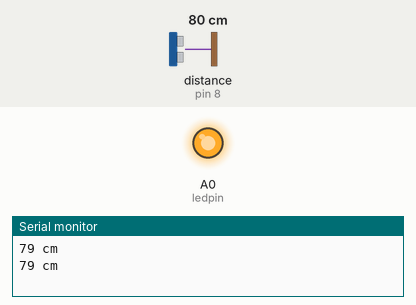
Simulated run of this sketch. Board: Arduino Uno, built with avr-gcc and run on an emulated ATmega328P. On the bench: output pins drawn as LEDs (lit = HIGH), the last lines printed to the serial monitor. Wiring (inferred from the names in the program): ultrasonic range finder: trigger pin 7; echo pin 8. The inputs (shaded band) are chosen by the test bench; at power-on: distance to the obstacle (sensor on pin 8) 80 cm. The echo pulse lasts 58.3 µs per cm; pins used as bus, display or sensor lines are not drawn.

Above: at 3.3 s.
3.4 s: distance to the obstacle (sensor on pin 8) set to 250 cm
At 4.4 s:
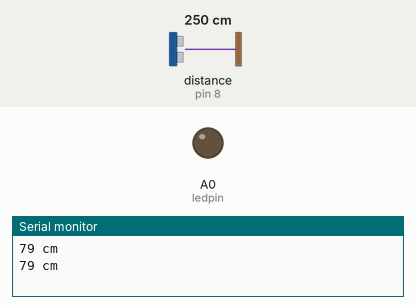
7.0 s: distance to the obstacle (sensor on pin 8) set to 203 cm
10.3 s: distance to the obstacle (sensor on pin 8) set to 194 cm
At 12.1 s:
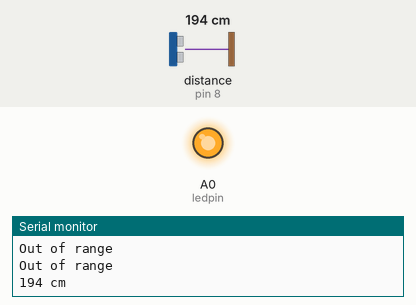
17.1 s: distance to the obstacle (sensor on pin 8) set to 299 cm
At 17.5 s:
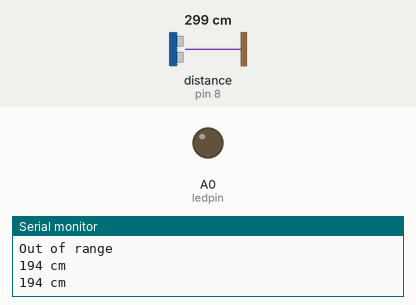
20.4 s: distance to the obstacle (sensor on pin 8) set to 120 cm
At 21.8 s:
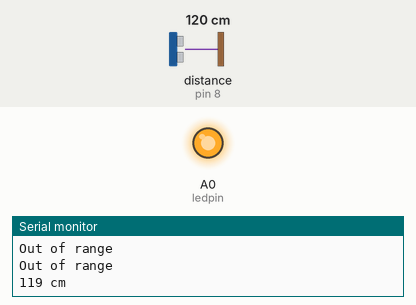
Timing chart, 0 to 28.2 s (numbered marks = the images above; inputs shaded):
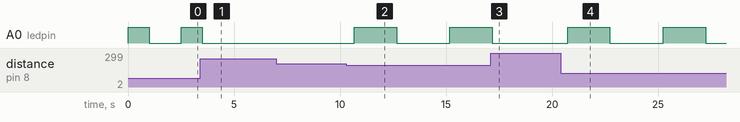

The sketch:

Baitap1.ino
```cpp
#define trigPin 7
#define echoPin 8
#define ledpin A0
void setup()
{
  Serial.begin (9600);
  pinMode(trigPin, OUTPUT);
  pinMode(echoPin, INPUT);
  pinMode(ledpin,OUTPUT);
}
void loop()
{
  long duration, distance;
  digitalWrite(trigPin, LOW);
  delayMicroseconds(2);
  digitalWrite(trigPin, HIGH);
  delayMicroseconds(10);
  digitalWrite(trigPin, LOW);
  duration = pulseIn(echoPin, HIGH);
  distance = (duration/2) / 29.1;

  if (distance >= 200 || distance <= 0)
  {
    Serial.println("Out of range");
  }
  else{
  Serial.print(distance);
  Serial.println(" cm");
    if(distance <=15){
      denchoptat(100);
    }
    else
    {
      if(distance <=30)
      {
        denchoptat(300);
      }
      else
        if(distance <= 60)
        {
            denchoptat(600);
        }
        else
        {
          if(distance <= 100){
            denchoptat(1000);

          }
          else
          {denchoptat(2000);

          }
        }
    }
  }
  delay(500);
}
void denchoptat(int speed){
  digitalWrite(ledpin,HIGH);
  delay(speed);
  digitalWrite(ledpin,LOW);
  delay(speed);
}
```

Measured:
- the behaviour switches between 200 and 199 cm on distance to the obstacle (sensor on pin 8) (found by bisection; images 1 and 2)
- after the input at 3.4 s, A0 (ledpin): goes on until 3.5 s, then stays LOW
- after the input at 10.3 s, A0 (ledpin): LOW → HIGH after 0.37 s, → LOW 2.0 s later, → HIGH 2.5 s later
- after the input at 17.1 s, A0 (ledpin): goes on until 17.2 s, then stays LOW
- after the input at 20.4 s, A0 (ledpin): alternates HIGH for 2.0 s and LOW for 2.5 s, starting after 0.33 s
